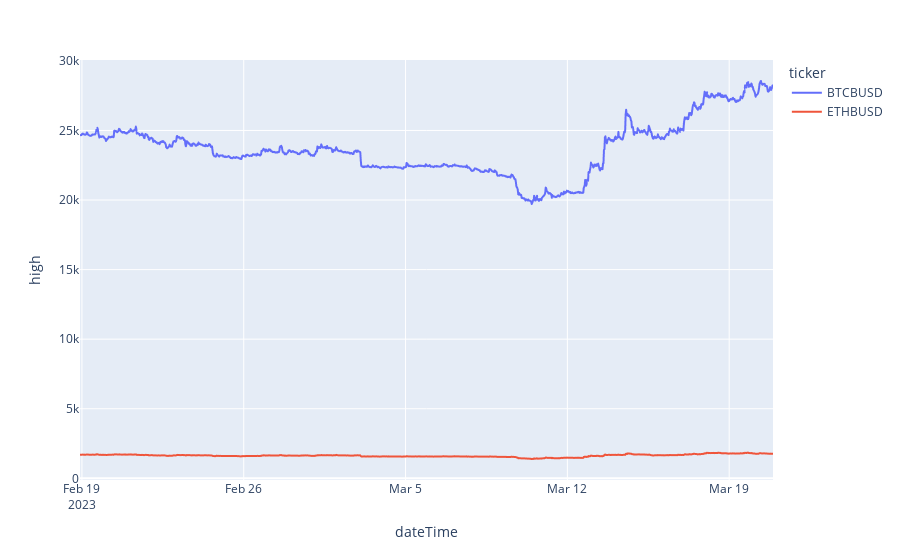

The cell this chart's notebook holds for it:
### Code cell
px.line(ticker_data_df.reset_index().sort_values('dateTime'), 'dateTime', 'high', color ='ticker')

### Figure 1 — Plotly figure (JSON) as saved in the notebook; plotly's stock layout.template omitted (floating-point values rounded to 4 significant figures; data arrays with more than 128 entries replaced by an {"elided": "..."} marker saying what was removed)
{"data": [{"hovertemplate": "ticker=BTCBUSD<br>dateTime=%{x}<br>high=%{y}<extra></extra>", "legendgroup": "BTCBUSD", "line": {"color": "#636efa", "dash": "solid"}, "marker": {"symbol": "circle"}, "mode": "lines", "name": "BTCBUSD", "showlegend": true, "type": "scattergl", "x": {"elided": "1440 str values"}, "xaxis": "x", "y": {"elided": "1440 float values"}, "yaxis": "y"}, {"hovertemplate": "ticker=ETHBUSD<br>dateTime=%{x}<br>high=%{y}<extra></extra>", "legendgroup": "ETHBUSD", "line": {"color": "#EF553B", "dash": "solid"}, "marker": {"symbol": "circle"}, "mode": "lines", "name": "ETHBUSD", "showlegend": true, "type": "scattergl", "x": {"elided": "1440 str values"}, "xaxis": "x", "y": {"elided": "1440 float values"}, "yaxis": "y"}], "layout": {"legend": {"title": {"text": "ticker"}, "tracegroupgap": 0}, "margin": {"t": 60}, "xaxis": {"anchor": "y", "domain": [0, 1], "title": {"text": "dateTime"}}, "yaxis": {"anchor": "x", "domain": [0, 1], "title": {"text": "high"}}}}
